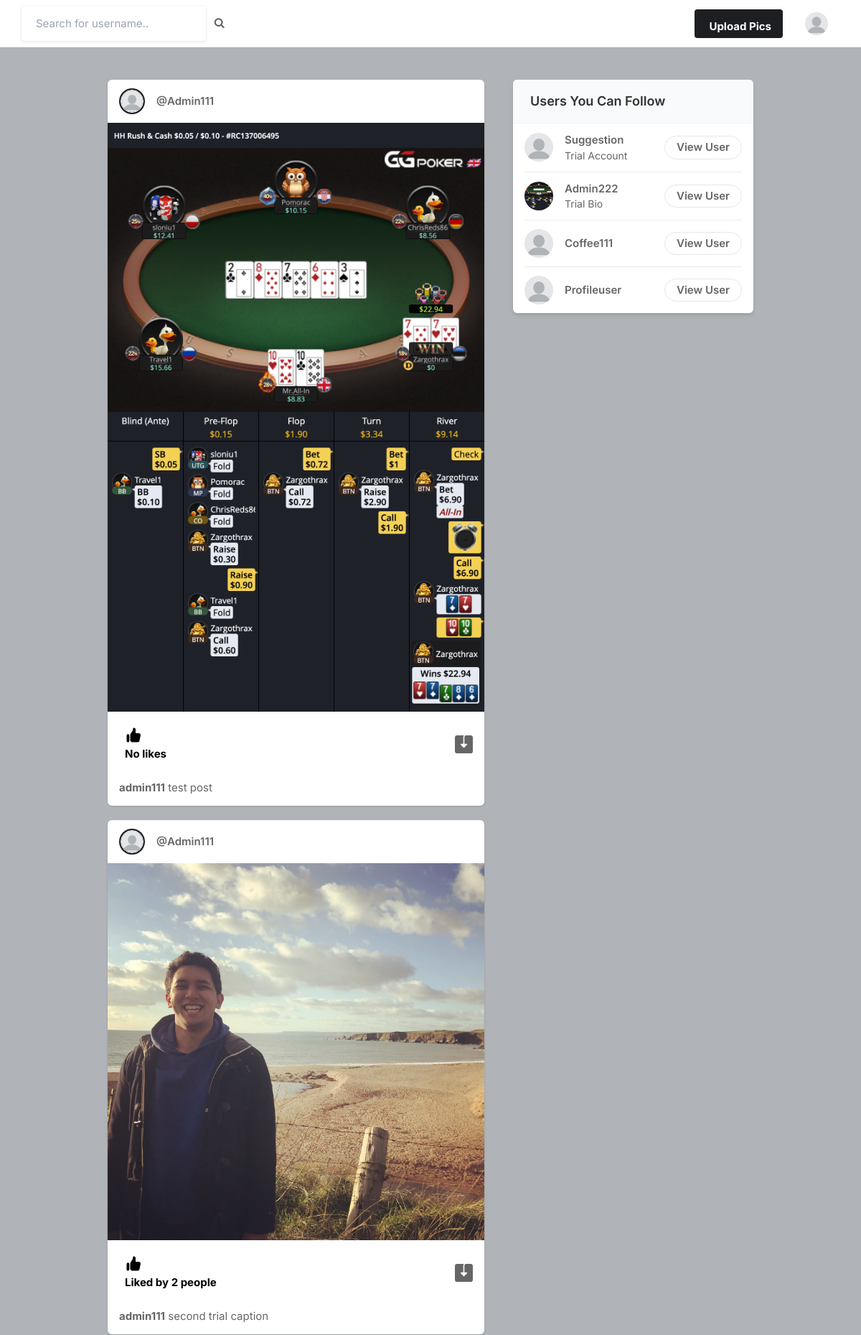
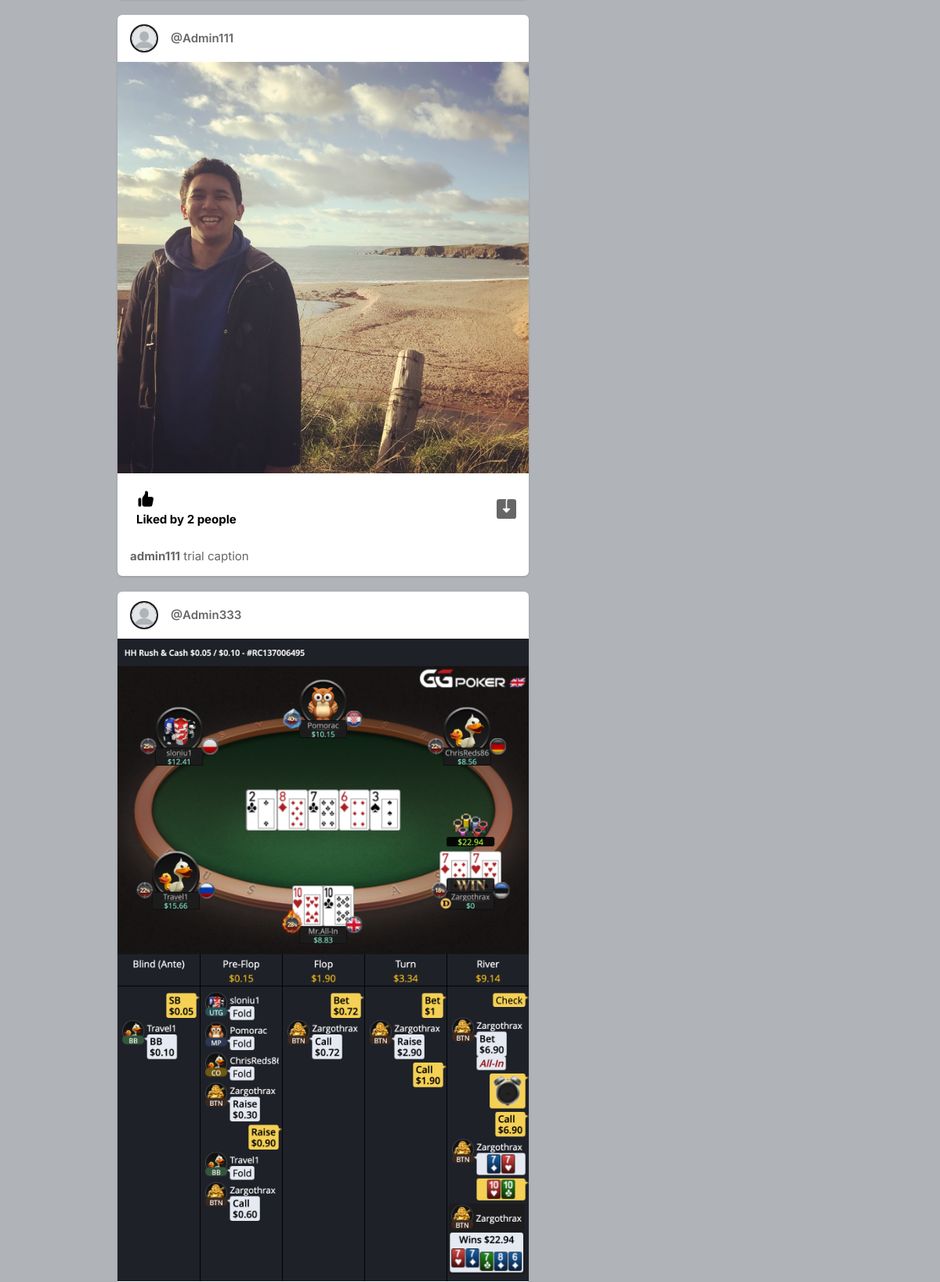
Screenshot of / (signed in, upper part) with the database file from the repository (2 pictures, top to bottom).
### core/models.py (models this page shows, shortened)
class Profile(models.Model):
    user = models.ForeignKey(User, on_delete=models.CASCADE)
    id_user = models.IntegerField()
    bio = models.TextField(blank=True)
    profileimg = models.ImageField(upload_to= 'profile_images', default = 'blank-profile-picture.png' )
    location = models.CharField(max_length=100, blank=True)

class Post(models.Model):
    id = models.UUIDField(primary_key=True, default=uuid.uuid4)
    user = models.CharField(max_length= 100)
    image = models.ImageField(upload_to = 'post_images')
    caption = models.TextField()
    created_at = models.DateTimeField(default= datetime.now)
    no_of_likes = models.IntegerField(default=0)

### core/views.py (the view)
# urls.py: path('', views.index, name='index' ),
@login_required(login_url='signin')
def index(request):
    user_object = User.objects.get(username=request.user.username)
    user_profile = Profile.objects.get(user=user_object)
    user_following_list = []
    feed = []
    user_following = FollowersCount.objects.filter(follower= request.user.username)
    for users in user_following:
        user_following_list.append(users.user)
    for usernames in user_following_list:
        feed_lists = Post.objects.filter(user=usernames)
        feed.append(feed_lists)
    feed_list = list(chain(*feed))
    all_users = User.objects.all()
    user_following_all = []
    for user in user_following:
        user_list = User.objects.get(username=user.user)
        user_following_all.append(user_list)
    new_suggestion_list = [x for x in list(all_users) if (x not in list(user_following_all))]
    current_user = User.objects.filter(username=request.user.username)
    final_suggestions_list = [x for x in list(new_suggestion_list) if ( x not in list(current_user))]
    random.shuffle(final_suggestions_list)
    username_profile = []
    username_profile_list = []
    for users in final_suggestions_list:
        username_profile.append(users.id)
    for ids in username_profile:
        profile_lists = Profile.objects.filter(id_user=ids)
        username_profile_list.append(profile_lists)
    suggestions_username_profile_list = list(chain(*username_profile_list))
    return render(request, 'index.html', {'user_profile': user_profile, 'posts':feed_list, 'suggestions_username_profile_list': suggestions_username_profile_list[:4]})

### templates/index.html (shortened to what this page needs)
{% load static %}
<!DOCTYPE html>
<html lang="en">
<head>
    <link rel="stylesheet" href="{% static 'assets/css/icons.css' %}">
    <link rel="stylesheet" href="{% static 'assets/css/uikit.css' %}">
    <link rel="stylesheet" href="{% static 'assets/css/style.css' %}">
    <link rel="stylesheet" href="{% static 'assets/css/tailwind.css' %}">
    <link rel="stylesheet" href="https://cdnjs.cloudflare.com/ajax/libs/font-awesome/4.7.0/css/font-awesome.min.css">
</head>
<body>
            <header>
                <div class="header_inner">
                    <form action="/search" method="POST">
                    <div class="left-side">
                            <input type="text" name="username" placeholder="Search for username..">&nbsp; &nbsp;
                            <button type="submit"><i class="fa fa-search fa-1x"></i></button>
                    </div>
                    </form>
                    <div class="right-side lg:pr-4">
                        <a href="#"
                            class="bg-pink-500 flex font-bold hidden hover:bg-pink-600 hover:text-white inline-block items-center lg:block max-h-10 mr-4 px-4 py-2 rounded shado text-white">
                              Upload Pics
                        </a>
                        <a href="#">
                            <img src="{{ user_profile.profileimg.url }}" class="header-avatar" alt="">
                        </a>
                    </div>
                </div>
            </header>
            <div class="container m-auto">
                <div class="lg:flex justify-center lg:space-x-10 lg:space-y-0 space-y-5">
                    <div class="space-y-5 flex-shrink-0 lg:w-7/12">
                        {% for post in posts reversed %}
                        <div class="bg-white shadow rounded-md  -mx-2 lg:mx-0">
                            <div class="flex justify-between items-center px-4 py-3">
                                <div class="flex flex-1 items-center space-x-4">
                                    <a href="#">
                                        <div class="bg-gradient-to-tr from-yellow-600 to-pink-600 p-0.5 rounded-full">
                                            <img src="{{ user_profile.profileimg.url }}" class="bg-gray-200 border border-white rounded-full w-8 h-8">
                                        </div>
                                    </a>
                                    <span class="block capitalize font-semibold "><a href="/profile/{{post.user}}">@{{post.user}} </a>  </span>
                                </div>
                              <div>
                                <a href="#"> <i class="icon-feather-more-horizontal text-2xl hover:bg-gray-200 rounded-full p-2 transition -mr-1 "></i> </a>
                              </div>
                            </div>
                            <div uk-lightbox>
                                <a href="{{post.image.url}}">
                                    <img src="{{post.image.url}}" alt="">
                                </a>
                            </div>
                            <div class="py-3 px-4 space-y-3">
                                <div class="flex space-x-4 lg:font-bold">
                                    <a href="/like-post?post_id={{post.id}}" class="flex items-center space-x-2">
                                        <div class="p-2 rounded-full text-black">
                                            {% if post.no_of_likes == 0 %}
                                            <p>No likes</p>
                                            {% elif post.no_of_likes == 1 %}
                                            <p>Liked by {{user.username}} person</p>
                                            {% else %}
                                            <p>Liked by {{post.no_of_likes}} people</p>
                                            {% endif %}
                                        </div>
                                    </a>
                                    <a href="{{post.image.url}}" class="flex items-center space-x-2 flex-1 justify-end" download>
                                    </a>
                                </div>
                                <p>
                                    <a href="/profile/{{post.user}}"><strong>{{post.user}}</strong></a> {{post.caption}}
                                </p>
                            </div>
                        </div>
                        {% endfor %}
                    </div>
                    <div class="lg:w-5/12">
                        <div class="bg-white  shadow-md rounded-md overflow-hidden">
                            <div class="bg-gray-50  border-b border-gray-100 flex items-baseline justify-between py-4 px-6 ">
                                <h2 class="font-semibold text-lg">Users You Can Follow</h2>
                            </div>
                            <div class="divide-gray-300 divide-gray-50 divide-opacity-50 divide-y px-4 ">
                                {% for suggestion in suggestions_username_profile_list %}
                                <div class="flex items-center justify-between py-3">
                                    <div class="flex flex-1 items-center space-x-4">
                                        <a href="/profile/{{suggestion.user}}">
                                            <img src="{{suggestion.profileimg.url}}" class="bg-gray-200 rounded-full w-10 h-10">
                                        </a>
                                        <div class="flex flex-col">
                                            <span class="block capitalize font-semibold"> {{suggestion.user}} </span>
                                            <span class="block capitalize text-sm"> {{suggestion.bio}} </span>
                                        </div>
                                    </div>
                                    <a href="/profile/{{suggestion.user}}" class="border border-gray-200 font-semibold px-4 py-1 rounded-full hover:bg-pink-600 hover:text-white hover:border-pink-600 "> View User </a>
                                </div>
                                {% endfor %}
                            </div>
                        </div>
                    </div>
                </div>
            </div>
</body>
</html>

### static/assets/css/style.css (style rules this page uses)
body { background-color: #B0B3B8!important; }
button { vertical-align: middle; }
input { height: 48px; line-height: 48px; padding: 0 20px; outline: none; font-size: 15px; color: #808080; max-width: 100%; width: 100%; -webkit-box-sizing: border-box; box-sizing: border-box; display: block; font-weight: 400; opacity: 1; border-radius: 4px; border: none; -webkit-box-shadow: 0 1px 4px 0px rgba(0, 0, 0, 0.12); box-shadow: 0 1px 4px 0px rgba(0, 0, 0, 0.12); }
input[type="text"], input[type="password"], input[type="email"], input[type="number"] { height: 48px; line-height: 48px; padding: 0 20px; outline: none; font-size: 15px; color: #808080; max-width: 100%; width: 100%; -webkit-box-sizing: border-box; box-sizing: border-box; display: block; font-weight: 400; opacity: 1; border-radius: 4px; border: none; -webkit-box-shadow: 0 1px 4px 0px rgba(0, 0, 0, 0.12); box-shadow: 0 1px 4px 0px rgba(0, 0, 0, 0.12); }
input { -webkit-transition: all 0.1s ease-in-out; transition: all 0.1s ease-in-out; }
::placeholder { color: #808080; opacity: 1; }
button { border: none; margin: 0; padding: 0; width: auto; overflow: visible; background: transparent; color: inherit; font: inherit; line-height: normal; cursor: pointer; }
a { color: #be185d; -webkit-transition: 0.3s; transition: 0.3s; outline: none !important; }
button { outline: none !important; }
img { max-width: 100%; }
body { color: #666; font-size: 15px; line-height: 27px; background-color: #f0f2f5; font-family: "Inter", sans-serif; text-transform: none; }
body p { font-size: 15px; line-height: 27px; }
h1, h2, h3, h4, h5, h6 { font-family: "Inter", sans-serif; text-transform: none; }
input[type="text"], input[type="password"], input[type="email"] { font-family: "Inter", sans-serif; text-transform: none; }
button, body .pac-container { font-family: "Inter", sans-serif; text-transform: none; }
h1, h2, h3, h4, h5, h6 { color: #333; font-weight: 500; margin: 0; padding: 0; }
h2 { font-size: 26px; }
b, strong { font-weight: 700 !important; }
@media (min-width: 1024px) { .container { max-width: 900px !important; padding-top: 45px; } }
header { background-color: #fff; left: 0; right: 0; top: 0; z-index: 99; height: 66px; display: -webkit-box; display: -ms-flexbox; display: flex; -webkit-box-align: center; -ms-flex-align: center; align-items: center; border-bottom: 1px solid #e5e7eb; }
header .header_inner { display: -webkit-box; display: -ms-flexbox; display: flex; -webkit-box-align: center; -ms-flex-align: center; align-items: center; max-width: 1090px; margin: auto; width: 100%; max-width: 100% !important; padding: 0 30px; }
header .header_inner .left-side { display: -webkit-box; display: -ms-flexbox; display: flex; -webkit-box-align: center; -ms-flex-align: center; align-items: center; }
header .header_inner .right-side { display: -webkit-box; display: -ms-flexbox; display: flex; -webkit-box-align: center; -ms-flex-align: center; align-items: center; -webkit-box-pack: end; -ms-flex-pack: end; justify-content: flex-end; margin-left: auto; }
header .header_inner .right-side .header-avatar { width: 32px; height: 32px; border-radius: 100%; margin-left: 15px; }

### rows the page displays
Profile: profileimg (placeholder picture)
Post: profileimg (placeholder picture), user "Admin111", image (picture), no_of_likes "No likes", user "admin111", caption "test post"
Post: profileimg (placeholder picture), user "Admin111", image (picture), no_of_likes "2", user "admin111", caption "second trial caption"
Post: profileimg (placeholder picture), user "Admin111", image (picture), no_of_likes "2", user "admin111", caption "trial caption"
Post: profileimg (placeholder picture), user "Admin333", image (picture)
Profile: profileimg (placeholder picture), user "Suggestion", bio "Trial Account"
Profile: profileimg (picture), user "Admin222", bio "Trial Bio"
Profile: profileimg (placeholder picture), user "Coffee111"
Profile: profileimg (placeholder picture), user "Profileuser"
